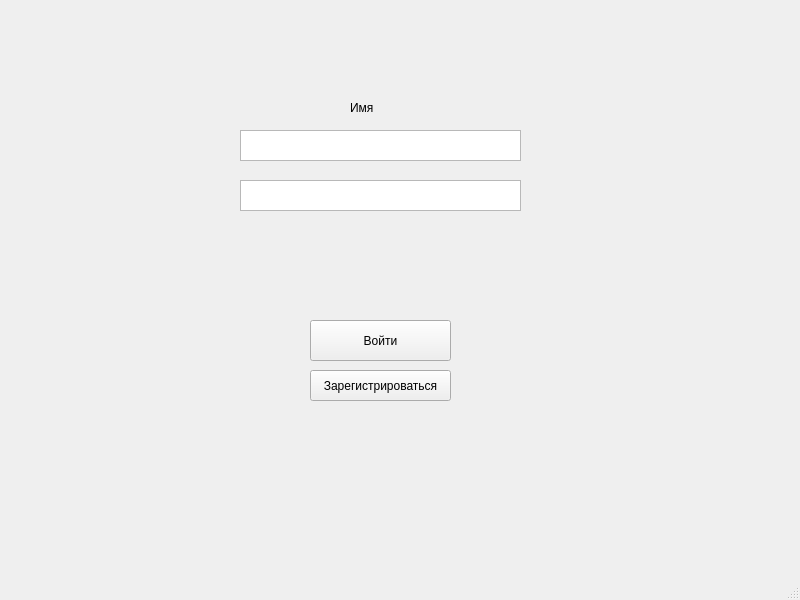
<?xml version="1.0" encoding="UTF-8"?>
<ui version="4.0">
 <class>LoginWindow</class>
 <widget class="QMainWindow" name="LoginWindow">
  <property name="geometry">
   <rect>
    <x>0</x>
    <y>0</y>
    <width>800</width>
    <height>600</height>
   </rect>
  </property>
  <property name="windowTitle">
   <string>MainWindow</string>
  </property>
  <widget class="QWidget" name="centralwidget">
   <widget class="QPushButton" name="Login">
    <property name="geometry">
     <rect>
      <x>310</x>
      <y>320</y>
      <width>141</width>
      <height>41</height>
     </rect>
    </property>
    <property name="text">
     <string>Войти</string>
    </property>
   </widget>
   <widget class="QPushButton" name="Registration">
    <property name="geometry">
     <rect>
      <x>310</x>
      <y>370</y>
      <width>141</width>
      <height>31</height>
     </rect>
    </property>
    <property name="text">
     <string>Зарегистрироваться</string>
    </property>
   </widget>
   <widget class="QLabel" name="label">
    <property name="geometry">
     <rect>
      <x>350</x>
      <y>100</y>
      <width>48</width>
      <height>16</height>
     </rect>
    </property>
    <property name="text">
     <string>Имя</string>
    </property>
   </widget>
   <widget class="QTextEdit" name="LoginEdit">
    <property name="geometry">
     <rect>
      <x>240</x>
      <y>130</y>
      <width>281</width>
      <height>31</height>
     </rect>
    </property>
   </widget>
   <widget class="QTextEdit" name="PasswordEdit">
    <property name="geometry">
     <rect>
      <x>240</x>
      <y>180</y>
      <width>281</width>
      <height>31</height>
     </rect>
    </property>
   </widget>
  </widget>
  <widget class="QMenuBar" name="menubar">
   <property name="geometry">
    <rect>
     <x>0</x>
     <y>0</y>
     <width>800</width>
     <height>22</height>
    </rect>
   </property>
  </widget>
  <widget class="QStatusBar" name="statusbar"/>
 </widget>
 <resources/>
 <connections/>
</ui>
